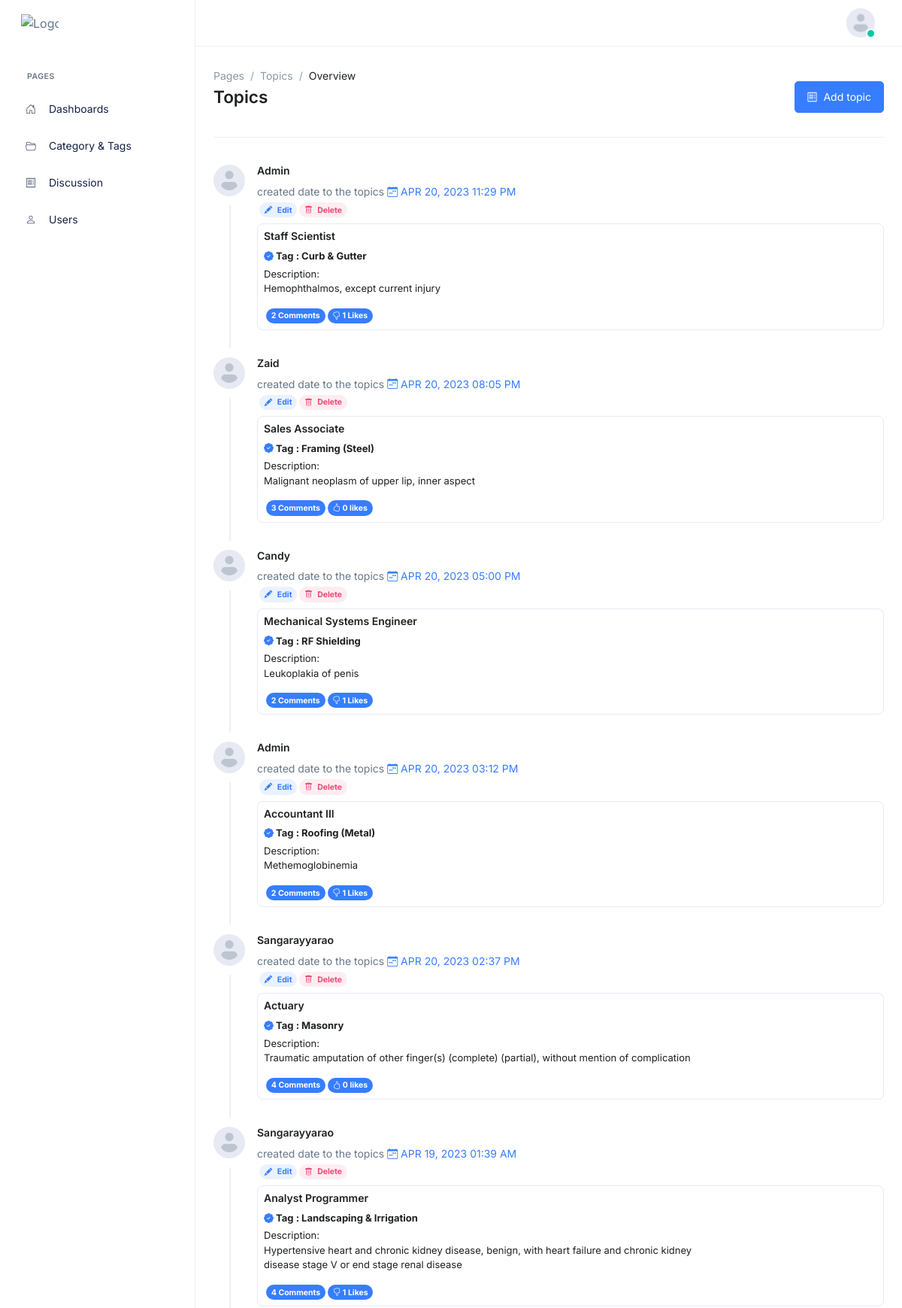
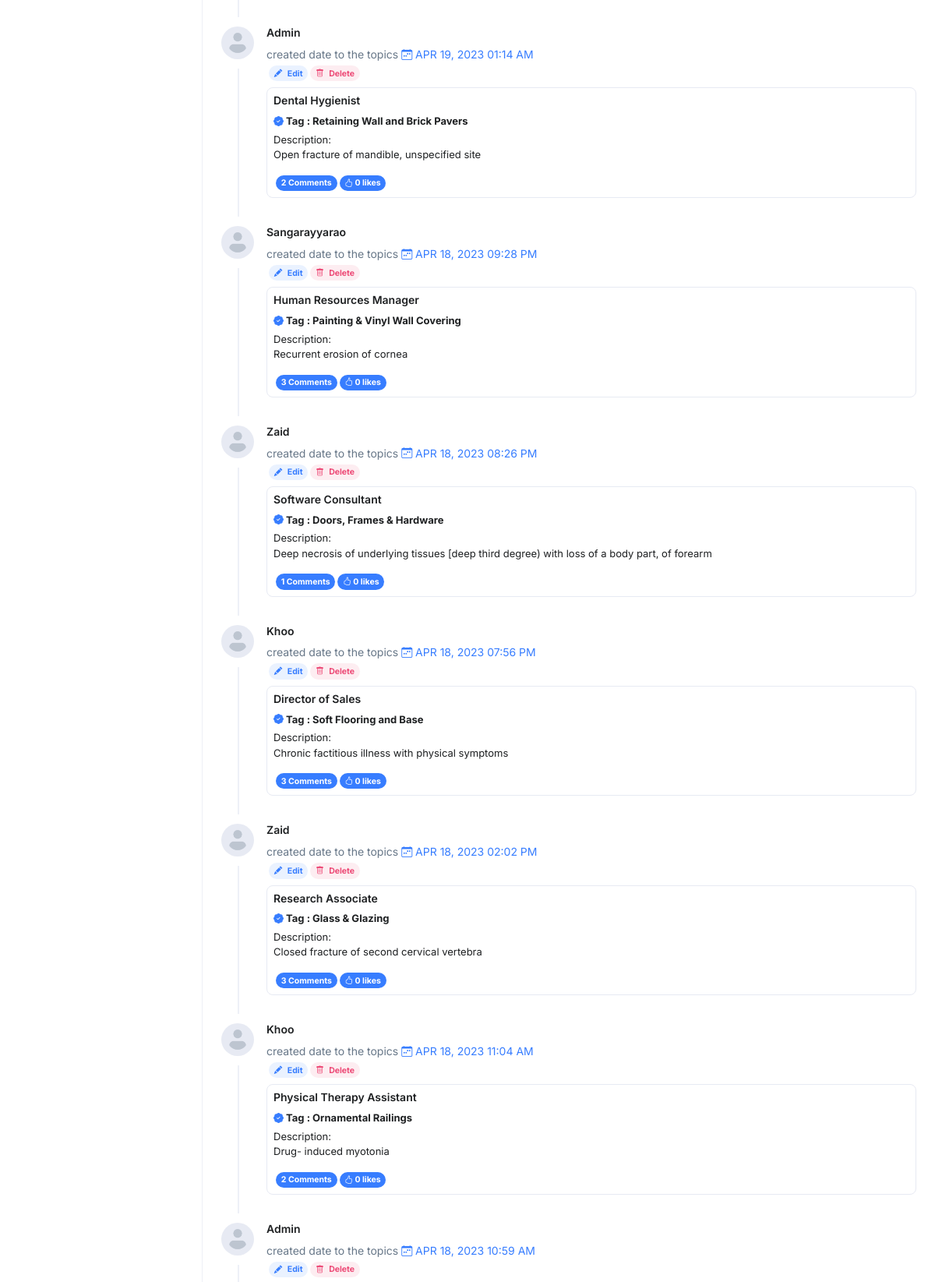
Page /topics.php (signed in, upper part) on the committed database (2 pictures, top to bottom).
### tables this page shows
CREATE TABLE `topics` (
  `id` int(30) NOT NULL,
  `category_ids` text NOT NULL,
  `title` varchar(250) NOT NULL,
  `content` text NOT NULL,
  `user_id` int(30) NOT NULL,
  `likes` int(11) NOT NULL,
  `date_created` datetime NOT NULL DEFAULT current_timestamp()
);

CREATE TABLE `users` (
  `id` int(30) NOT NULL,
  `username` text NOT NULL,
  `email` varchar(200) NOT NULL,
  `password` text NOT NULL,
  `type` tinyint(1) NOT NULL DEFAULT 7 COMMENT '1=QAManager,2=QACoordinator (Marketing) , 3= QACoordinator (Purchasing), 4= QACoordinator (Human Resources), 5= QACoordinator (IT), 6=QACoordinator(Manufacturing), 7= QACoordinator(Inventory)',
  `date_created` timestamp NOT NULL DEFAULT current_timestamp()
);

### topics.php (the view, shortened to what this page needs)
<?php include('header.php');?>
<main id="content" role="main" class="main">
    <div class="content container-fluid">
      <div class="page-header">
        <div class="row align-items-end">
          <div class="col-sm">
            <nav aria-label="breadcrumb">
              <ol class="breadcrumb breadcrumb-no-gutter">
                <li class="breadcrumb-item"><a class="breadcrumb-link" href="javascript:;">Pages</a></li>
                <li class="breadcrumb-item"><a class="breadcrumb-link" href="javascript:;">Topics</a></li>
                <li class="breadcrumb-item active" aria-current="page">Overview</li>
              </ol>
            </nav>
            <h1 class="page-header-title">Topics</h1>
          </div>
			<div class="col-sm-auto">
				<button type="button" class="btn btn-primary" data-bs-toggle="modal" data-bs-target="#createTopicModal" id="openCreateModalButton" >
					<i class="bi-receipt me-1"></i> Add topic
				</button>
			</div>
        </div>
      </div>
      <div class="row justify-content-lg-center">
        <div class="col-lg-12">
          <ul class="step">
		  	<?php
				$sortsel = "datecreate";
				$tag = $conn->query("SELECT * FROM categories order by name asc");
				while($row= $tag->fetch_assoc()):
					$tags[$row['id']] = $row['name'];
				endwhile;
				$topic = $conn->query("SELECT t.*, t.date_created AS datecreate ,u.username AS uname, c.name AS cname FROM topics t INNER JOIN users u on u.id = t.user_id INNER JOIN categories c ON t.category_ids = c.id ORDER BY $sortsel DESC");
				while($row= $topic->fetch_assoc()):
					$trans = get_html_translation_table(HTML_ENTITIES,ENT_QUOTES);
					unset($trans["\""], $trans["<"], $trans[">"], $trans["<h2"]);
					$desc = strtr(html_entity_decode($row['content']),$trans);
					$desc=str_replace(array("<li>","</li>"), array("",","), $desc);
					$comments = $conn->query("SELECT * FROM comments where topic_id=".$row['id'])->num_rows;
			?>
            <li class="step-item">
              <div class="step-content-wrapper">
                <div class="step-avatar">
                  	<img class="step-avatar" src="./assets/img/160x160/img1.jpg" alt="Image Description">
                </div>
                <div class="step-content">
                  <h5 class="mb-2"><?= $row['uname'] ?></h5>
                  <p class="fs-5 mb-1">created date to the topics <a class="text-uppercase" href="#"><i class="bi bi-calendar-week"></i> <?= date('M d, Y h:i A',strtotime($row['datecreate'])) ?></a></p>
					<?php if($_SESSION['login_id'] == $row['user_id'] || $_SESSION['login_type'] == 1): ?>
						<div class="col-sm-12">
							<div class="d-flex">
								<div class="h5" style="margin-left: 3px">
									<span class="badge bg-soft-primary text-primary rounded-pill">
										<a href="javascript:void(0)" data-bs-toggle="modal" data-bs-target="#createTopicModal" id="openEditModalButton"
										data-id="<?= $row['id'] ?>"
										data-title="<?= $row['title'] ?>"
										data-content="<?= $row['content'] ?>"
										data-category_ids="<?= $row['category_ids'] ?>"
										><i class="bi-pencil-fill me-1"></i> Edit</a>
									</span>
								</div>
								<div class="h5" style="margin-left: 3px">
									<span class="badge bg-soft-danger text-danger rounded-pill">
										<a class="delete_topic" href="javascript:void(0)" data-id="<?= $row['id']; ?>" style="color: rgba(var(--bs-danger-rgb),var(--bs-text-opacity))!important;"><i class="bi-trash me-1"></i> Delete</a>
									</span>
								</div>
							</div>
						</div>
					<?php endif; ?>
                  <ul class="list-group list-group-sm">
                    <li class="list-group-item">
                      <div class="row gx-1">
                        <div class="col-sm-12">
                          <div class="d-flex">
							<h5><?= $row['title'] ?></h5>
                          </div>
                        </div>
						<div class="col-sm-12 mb-1">
                          <div class="d-flex">
							<?php foreach(explode(",",$row['category_ids']) as $cat): ?>
								<?= '<p style="margin-bottom: 0"><i class="bi-patch-check-fill text-primary"></i><b> Tag : '.$tags[$cat]; ?>
							<?php endforeach; ?>
							</b></p>
                          </div>
                        </div>
						<div class="col-sm-12">
							<div class="d-flex">
								<p style="margin-bottom: 0">Description:</p>
							</div>
                        </div>
						<div class="col-sm-9 mb-3">
							<?= $desc ?>
                        </div>
                        <div class="col-sm-12">
                          <div class="d-flex">
							<div class="h5" style="margin-bottom: 0; margin-left: 3px"><span class="badge bg-primary rounded-pill"><a href="view_forum.php?id=<?= $row['id']; ?>" style="color: rgba(var(--bs-white-rgb),var(--bs-text-opacity))!important;"><?= number_format($comments) ?> Comments</a></span></div>
							<div class="h5" style="margin-bottom: 0; margin-left: 3px"><span class="badge bg-primary rounded-pill">
							<?php
								$user_id = $_SESSION['login_id'];
								$results = mysqli_query($conn, "SELECT * FROM likes WHERE user_id=$user_id AND topic_id=".$row['id']."");
								if (mysqli_num_rows($results) == 1 ): ?>
									<span><a href="" class="unlike" data-id="<?= $row['id']; ?>" style="color:#fff"><i class="bi bi-hand-thumbs-down"></i> <?= $row['likes']; ?> Likes</a></span>
								<?php else: ?>
									<span><a href="" class="like" data-id="<?= $row['id']; ?>" style="color:#fff"><i class="bi bi-hand-thumbs-up"></i> <?= $row['likes']; ?> likes</a></span>
								<?php endif ?>
							</div>
                          </div>
                        </div>
                      </div>
                    </li>
                  </ul>
                </div>
              </div>
            </li>
			<?php endwhile; ?>
          </ul>
        </div>
      </div>
    </div>
</main>
<?php include('footer.php');?>

### header.php (style rules this page uses)
* { transition: unset !important; }
body { opacity: 0; }

### rows in the picture
topics: user.username "Admin", date_created "APR 20, 2023 11:29 PM", title "Staff Scientist", category_ids "Curb & Gutter", content "Hemophthalmos, except current injury", comments "2", likes "1"
topics: user.username "Zaid", date_created "APR 20, 2023 08:05 PM", title "Sales Associate", category_ids "Framing (Steel)", content "Malignant neoplasm of upper lip, inner aspect", comments "3", likes "0"
topics: user.username "Candy", date_created "APR 20, 2023 05:00 PM", title "Mechanical Systems Engineer", category_ids "RF Shielding", content "Leukoplakia of penis", comments "2", likes "1"
topics: user.username "Admin", date_created "APR 20, 2023 03:12 PM", title "Accountant III", category_ids "Roofing (Metal)", content "Methemoglobinemia", comments "2", likes "1"
topics: user.username "Sangarayyarao", date_created "APR 20, 2023 02:37 PM", title "Actuary", category_ids "Masonry", content "Traumatic amputation of other finger(s) (complete) (partial), without mention of complication", comments "4", likes "0"
topics: user.username "Sangarayyarao", date_created "APR 19, 2023 01:39 AM", title "Analyst Programmer", category_ids "Landscaping & Irrigation", content "Hypertensive heart and chronic kidney disease, benign, with heart failure and chronic kidney disease stage V or end stage renal disease", comments "4", likes "1"
topics: user.username "Admin", date_created "APR 19, 2023 01:14 AM", title "Dental Hygienist", category_ids "Retaining Wall and Brick Pavers", content "Open fracture of mandible, unspecified site", comments "2", likes "0"
topics: user.username "Sangarayyarao", date_created "APR 18, 2023 09:28 PM", title "Human Resources Manager", category_ids "Painting & Vinyl Wall Covering", content "Recurrent erosion of cornea", comments "3", likes "0"
topics: user.username "Zaid", date_created "APR 18, 2023 08:26 PM", title "Software Consultant", category_ids "Doors, Frames & Hardware", content "Deep necrosis of underlying tissues [deep third degree) with loss of a body part, of forearm", comments "1", likes "0"
topics: user.username "Khoo", date_created "APR 18, 2023 07:56 PM", title "Director of Sales", category_ids "Soft Flooring and Base", content "Chronic factitious illness with physical symptoms", comments "3", likes "0"
topics: user.username "Zaid", date_created "APR 18, 2023 02:02 PM", title "Research Associate", category_ids "Glass & Glazing", content "Closed fracture of second cervical vertebra", comments "3", likes "0"
topics: user.username "Khoo", date_created "APR 18, 2023 11:04 AM", title "Physical Therapy Assistant", category_ids "Ornamental Railings", content "Drug- induced myotonia", comments "2", likes "0"
topics: user.username "Admin", date_created "APR 18, 2023 10:59 AM"

### other values in the picture
$link[1] "Dashboards"
$link[1] "Category & Tags"
$link[1] "Discussion"
$link[1] "Users"
